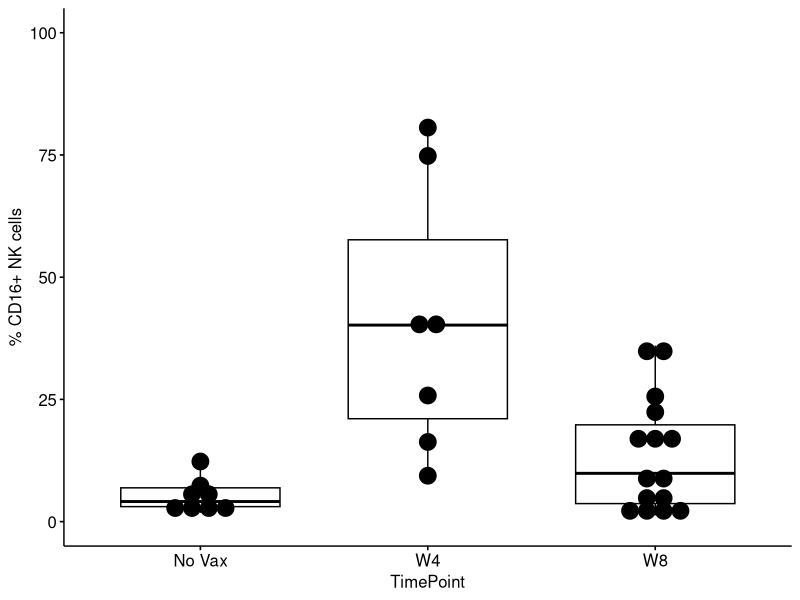

The R script that drew this image: (Note: this script raises an error after producing the figure.)

# Load the necessary libraries
library(tidyverse)
library(dplyr)
library(ggplot2)
library(cowplot)
library(viridis)
library(ggpubr)
library(rstatix)  
library(ggpubr)  # For easy data-visualization

# Set wd
setwd("C:/Users/Steven Makatsa/OneDrive - UW/Shared Documents - SeshadriLab/Manuscripts/InPreparation/2023_IMPAcTB_CyTOF/Figures")

# Read in the CSVs
Fig3E_I <- read.csv("text/Fig3E_I.csv")
Fig3JK <- read.csv("text/Fig3JK.csv")

#####
### BAL Phenotype
Fig3E_I.bal.unstim <- Fig3E_I %>% filter(STIM == "Unstim", Tissue == "BAL") %>% arrange(TimePoint)

a <- ggboxplot(Fig3E_I.bal.unstim, x = "TimePoint", y = "CD16",
               ylim = c(0, 100)) +
  geom_dotplot(
    aes(fill = NULL, color = NULL),
    binaxis='y', stackdir='center', dotsize = 1.3,
    position = position_dodge(0.8)) + ylab("% CD16+ NK cells")
a_test <- Fig3E_I.bal.unstim %>% t_test(CD16 ~ TimePoint, ref.group = "No. Vax")  %>%
  adjust_pvalue() %>%  add_significance("p.adj") %>% add_xy_position(x = "TimePoint")
ap <-  a +
  stat_pvalue_manual(a_test, label = "p", , tip.length = 0.01, size = 4) +
  scale_y_continuous(expand = expansion(mult = c(0, 0.1)))
ap

b <- ggboxplot(Fig3E_I.bal.unstim, x = "TimePoint", y = "CD69",
               ylim = c(0, 100)) +
  geom_dotplot(
    aes(fill = NULL, color = NULL),
    binaxis='y', stackdir='center', dotsize = 1.2,
    position = position_dodge(0.8)) + ylab("% CD69+ NK cells")
b_test <- Fig3E_I.bal.unstim %>% t_test(CD69 ~ TimePoint, ref.group = "No. Vax")  %>%
  adjust_pvalue() %>%  add_significance("p.adj") %>% add_xy_position(x = "TimePoint")
bp <-  b +
  stat_pvalue_manual(b_test, label = "p", , tip.length = 0.01, size = 4) +
  scale_y_continuous(expand = expansion(mult = c(0, 0.1)))
bp

### CD69-GZMB+
h <- ggboxplot(Fig3E_I.bal.unstim, x = "TimePoint", y = "CD69_GranB",
               ylim = c(0, 100)) +
  geom_dotplot(
    aes(fill = NULL, color = NULL),
    binaxis='y', stackdir='center', dotsize = 1.3,
    position = position_dodge(0.8)) + ylab("% CD69-GZMB+ NK cells")
h_test <- Fig3E_I.bal.unstim %>% dunn_test(CD69_GranB ~ TimePoint)  %>%
  adjust_pvalue() %>%  add_significance("p.adj") %>% add_xy_position(x = "TimePoint")
hp <-  h +
  stat_pvalue_manual(h_test, label = "p", , tip.length = 0.01, size = 4) +
  scale_y_continuous(expand = expansion(mult = c(0, 0.1)))
hp

### CD69+GZMB+
c <- ggboxplot(Fig3E_I.bal.unstim, x = "TimePoint", y = "CD69GranB",
               ylim = c(0, 100)) +
  geom_dotplot(
    aes(fill = NULL, color = NULL),
    binaxis='y', stackdir='center', dotsize = 2,
    position = position_dodge(0.8)) + ylab("% CD69+GZMB+ NK cells")
c_test <- Fig3E_I.bal.unstim %>% dunn_test(CD69GranB ~ TimePoint)  %>%
  adjust_pvalue() %>%  add_significance("p.adj") %>% add_xy_position(x = "TimePoint")
cp <-  c +
  stat_pvalue_manual(c_test, label = "p", , tip.length = 0.01, size = 4) +
  scale_y_continuous(expand = expansion(mult = c(0, 0.1)))
cp

### CD69+GZMB-
d <- ggboxplot(Fig3E_I.bal.unstim, x = "TimePoint", y = "CD69GranB_",
               ylim = c(0, 100)) +
  geom_dotplot(
    aes(fill = NULL, color = NULL),
    binaxis='y', stackdir='center', dotsize = 1.5,
    position = position_dodge(0.8)) + ylab("% CD69+GZMB- NK cells")
d_test <- Fig3E_I.bal.unstim %>% dunn_test(CD69GranB_ ~ TimePoint)  %>%
  adjust_pvalue() %>%  add_significance("p.adj") %>% add_xy_position(x = "TimePoint")
dp <-  d +
  stat_pvalue_manual(d_test, label = "p", , tip.length = 0.01, size = 4) +
  scale_y_continuous(expand = expansion(mult = c(0, 0.1)))
dp

### BAL Phenotype GranzymeB co-expression with CD69
# Read in the CSVs
Fig3JK <- read.csv("text/Fig3JK.csv")

Fig3J.pbmc <- Fig3JK %>% filter(STIM == "Unstim", Tissue == "PBMC") %>% arrange(Subset)

a <- ggboxplot(Fig3J.pbmc, x = "Subset", y = "NK",
               facet.by = "TimePoint", ncol = 4, ylim = c(0, 100)) +
  geom_dotplot(
    aes(fill = NULL, color = NULL),
    binaxis='y', stackdir='center', dotsize = 1.5,
    position = position_dodge(0.8)) + ylab("% NK cells")
a_test <- Fig3J.pbmc %>% group_by(TimePoint) %>% wilcox_test(NK ~ Subset)  %>%
  adjust_pvalue() %>%  add_significance("p.adj") %>% add_xy_position(x = "Subset")
ap <- a +
  stat_pvalue_manual(a_test, label = "p", , tip.length = 0.01, size = 4) +
  scale_y_continuous(expand = expansion(mult = c(0, 0.1)))
ap

Fig3K.bal <- Fig3JK %>% filter(STIM == "Unstim", Tissue == "BAL") %>% arrange(Subset)

b <- ggboxplot(Fig3K.bal, x = "Subset", y = "NK",
               facet.by = "TimePoint", ncol = 4, ylim = c(0, 100)) +
  geom_dotplot(
    aes(fill = NULL, color = NULL),
    binaxis='y', stackdir='center', dotsize = 1.5,
    position = position_dodge(0.8)) + ylab("NK cells")
b_test <- Fig3K.bal %>% group_by(TimePoint) %>% wilcox_test(NK ~ Subset)  %>%
  adjust_pvalue() %>%  add_significance("p.adj") %>% add_xy_position(x = "Subset")
bp <- b +
  stat_pvalue_manual(b_test, label = "p", , tip.length = 0.01, size = 4) +
  scale_y_continuous(expand = expansion(mult = c(0, 0.1)))
ap

a <- ggboxplot(GranBCD69.pbmc, x = "Subset", y = "NK",
               facet.by = "TimePoint", ncol = 5, ylim = c(0, 100)) +
  geom_dotplot(
    aes(fill = NULL, color = NULL),
    binaxis='y', stackdir='center', dotsize = 0.8,
    position = position_dodge(0.8)) + ylab("% Freq. of NK cells")
a_test <- GranBCD69.pbmc %>% group_by(TimePoint) %>% wilcox_test(NK ~ Subset)  %>%
  adjust_pvalue() %>%  add_significance("p.adj") %>% add_xy_position(x = "Subset")
ap <- a +
  stat_pvalue_manual(a_test, label = "p", , tip.length = 0.01, size = 4) +
  scale_y_continuous(expand = expansion(mult = c(0, 0.1)))
ap

# End